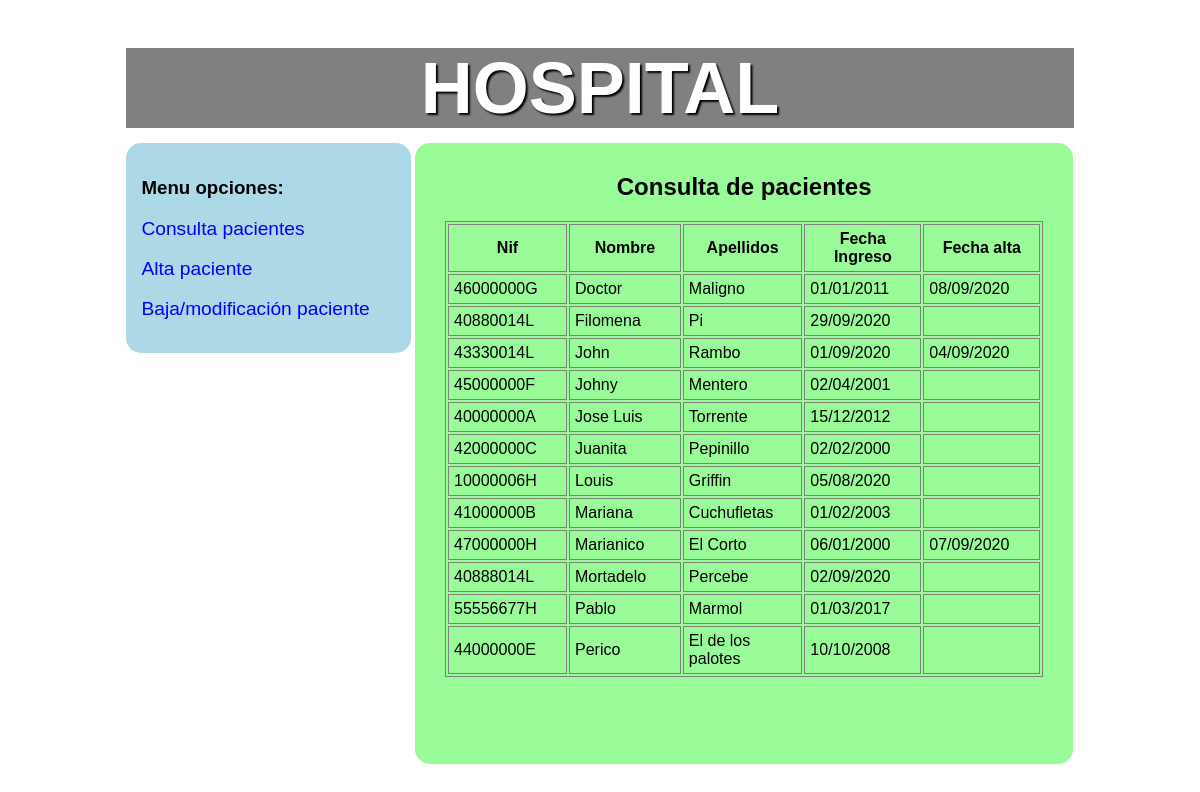
Page /index?consulta on the committed database.
### tables this page shows
CREATE TABLE `paciente` (
  `idpaciente` int(11) NOT NULL,
  `nif` varchar(10) NOT NULL,
  `nombre` varchar(45) NOT NULL,
  `apellidos` varchar(100) NOT NULL,
  `fechaingreso` date NOT NULL,
  `fechaalta` date DEFAULT NULL
);

### database/conexionSingleton.php (called while the page is built, shortened)
<?php
final class DBConnection {
    private static $_handle = null;
    private static $_dsn = "mysql:dbname=hospital;host=localhost;port=3306";
    private static $_user = "root";
    private static $_password = "";
    private static $_options = array(PDO::MYSQL_ATTR_INIT_COMMAND => "SET NAMES utf8");
    static function connect()
    {
        if ( is_null( self::$_handle ) ) {
            try {
                self::$_handle = new PDO(
                    self::$_dsn, self::$_user, self::$_password, self::$_options
                   );
            } catch ( PDOException $error ){
                die ( $error->getMessage() );
            }
        }
        return self::$_handle;
    }
}

### models/BaseModelDAO.php (called while the page is built, shortened)
<?php
require_once "./database/conexionSingleton.php";
abstract class BaseDao implements ICrudDAO{
    protected string $table="";
    protected string $orderBy="";
    public function setTable(string $table){
        $this->table=$table;
    }
    public function setOrderBy(string $orderBy){
        $this->orderBy=$orderBy;
    }
    public function FindAll():array{
        $this->con=DBConnection::connect();
        $sql="SELECT * FROM ".$this->table;
        if($this->orderBy!==""){
            $sql.=" ORDER BY ".$this->orderBy;
        }
        $stmt = $this->con->query($sql);
        return $stmt->fetchAll(PDO::FETCH_ASSOC);
    }
}

### secciones/consulta.php (the view, shortened to what this page needs)
<?php
	$hospital= new MyHospital();
	$pacientes =$hospital->FindAll();
?>
<h2>Consulta de pacientes</h2>
<table id='pacientes'>
	<tr>
		<th>Nif</th>
		<th>Nombre</th>
		<th>Apellidos</th>
		<th>Fecha Ingreso</th>
		<th>Fecha alta</th>
	</tr>
	<?php
		foreach($pacientes as $paciente){
			echo "<tr>";
			echo "<td>$paciente[nif]</td>";
			echo "<td>$paciente[nombre]</td>";
			echo "<td>$paciente[apellidos]</td>";
			$fecha=DateTime::createFromFormat("Y-m-d",$paciente["fechaingreso"])->format("d/m/Y");
			echo "<td>$fecha</td>";
			if(!is_null($paciente["fechaalta"]))
				$fecha=DateTime::createFromFormat("Y-m-d",$paciente["fechaalta"])->format("d/m/Y");
			else $fecha="";
			echo "<td>$fecha</td>";
			echo "</tr>";
		 }
	?>
</table><br><br>

### index.php (shortened to what this page needs)
<?php
$secciones = ['alta', 'consulta', 'mantenimiento'];
$clave = array_keys($_GET);
$componente = $clave[0] ?? 'index';
if (!in_array($componente, $secciones)) {
	$seccion = 'index';
}else{
	$seccion = $componente;
}
?>
<!DOCTYPE html>
<html lang="es">
<head>
	<link rel="stylesheet" type="text/css" href="css/hospital.css">
</head>
<body>
<div class="container">
	<header>
		<h1 id="title">HOSPITAL</h1>
	</header>
	<nav>
		<?php require_once "secciones/menu.php"; ?>
	</nav>
	<section id='contenido'>
		<div>
			<?php require_once "./secciones/$seccion.php"; ?>
		</div>
	</section>
</div>
</body>
</html>

### secciones/menu.php
<h3>Menu opciones:</h3>
<a href="index?consulta">Consulta pacientes</a><br><br>
<a href="index?alta">Alta paciente</a><br><br>
<a href="index?mantenimiento">Baja/modificación paciente</a><br><br>

### css/hospital.css (style rules this page uses)
* { box-sizing: border-box; font-family: arial }
.container { width: 80%;margin:auto; max-width: 1600px; }
header { text-align: center; color: white; text-shadow: 2px 2px 2px black; background: gray;height: 80px; margin-bottom: 15px }
header h1 { line-height: 80px;font-size: 4.5em; }
nav { background: lightblue; border-radius: 15px; padding: 15px;display: inline-block; vertical-align: top;width: 30% }
a { color:blue; text-decoration: none;margin-bottom: 15px;font-size: 1.2em; }
section { background: paleGreen; border-radius: 15px; padding: 30px;display: inline-block; vertical-align: top; width: 69.5% }
h2 { text-align: center; margin-top: 0px; }
table, td, th { border: 1px solid grey; margin:auto; }
td, th { padding: 5px; width:150px; }
td { cursor: pointer; }

### rows in the picture
paciente: nif "46000000G", nombre "Doctor", apellidos "Maligno", fechaingreso "01/01/2011", fechaalta "08/09/2020"
paciente: nif "40880014L", nombre "Filomena", apellidos "Pi", fechaingreso "29/09/2020"
paciente: nif "43330014L", nombre "John", apellidos "Rambo", fechaingreso "01/09/2020", fechaalta "04/09/2020"
paciente: nif "45000000F", nombre "Johny", apellidos "Mentero", fechaingreso "02/04/2001"
paciente: nif "40000000A", nombre "Jose Luis", apellidos "Torrente", fechaingreso "15/12/2012"
paciente: nif "42000000C", nombre "Juanita", apellidos "Pepinillo", fechaingreso "02/02/2000"
paciente: nif "10000006H", nombre "Louis", apellidos "Griffin", fechaingreso "05/08/2020"
paciente: nif "41000000B", nombre "Mariana", apellidos "Cuchufletas", fechaingreso "01/02/2003"
paciente: nif "47000000H", nombre "Marianico", apellidos "El Corto", fechaingreso "06/01/2000", fechaalta "07/09/2020"
paciente: nif "40888014L", nombre "Mortadelo", apellidos "Percebe", fechaingreso "02/09/2020"
paciente: nif "55556677H", nombre "Pablo", apellidos "Marmol", fechaingreso "01/03/2017"
paciente: nif "44000000E", nombre "Perico", apellidos "El de los palotes", fechaingreso "10/10/2008"
